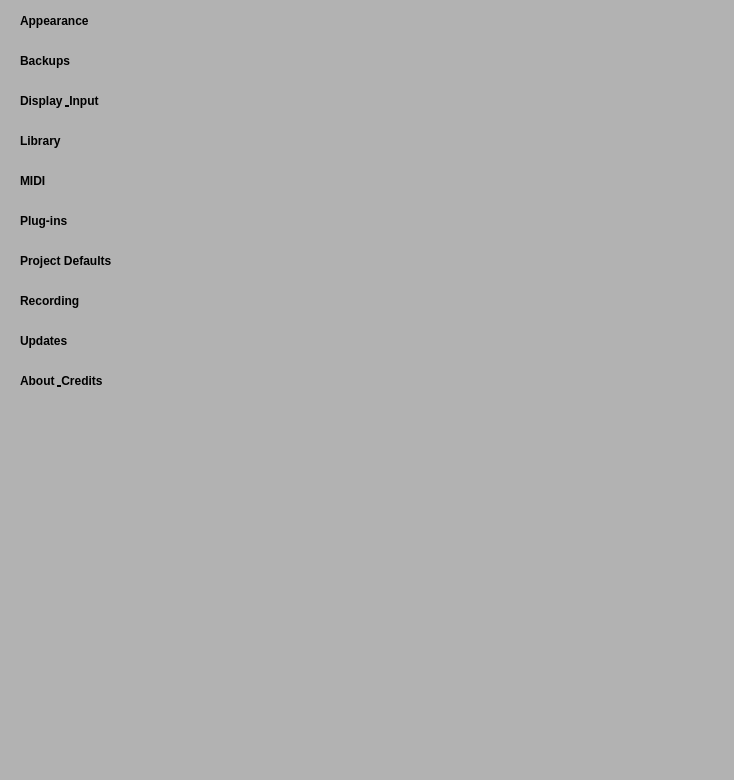
<?xml version="1.0" encoding="UTF-8"?>
<ui version="4.0">
 <class>Preferences</class>
 <widget class="QDialog" name="Preferences">
  <property name="geometry">
   <rect>
    <x>0</x>
    <y>0</y>
    <width>734</width>
    <height>780</height>
   </rect>
  </property>
  <property name="windowTitle">
   <string>Dialog</string>
  </property>
  <property name="styleSheet">
   <string notr="true">background-color: #B2B2B2;
</string>
  </property>
  <widget class="QPushButton" name="AppearanceButton">
   <property name="geometry">
    <rect>
     <x>0</x>
     <y>0</y>
     <width>251</width>
     <height>41</height>
    </rect>
   </property>
   <property name="styleSheet">
    <string notr="true">QPushButton {
    background-color: #B2B2B2;
    border: none;
    text-align: left;
    padding-left: 20px; /* Adjust offset as needed */
    font-family: &quot;Josefin&quot;; /* Custom font name */
	font-weight: 600;
}

QPushButton:hover {
    background-color: #CFCFCF;
}

QPushButton:pressed {
    background-color: #CFCFCF;
}
</string>
   </property>
   <property name="text">
    <string>Appearance</string>
   </property>
  </widget>
  <widget class="QPushButton" name="BackupsButton">
   <property name="geometry">
    <rect>
     <x>0</x>
     <y>40</y>
     <width>251</width>
     <height>41</height>
    </rect>
   </property>
   <property name="styleSheet">
    <string notr="true">QPushButton {
    background-color: #B2B2B2;
    border: none;
    text-align: left;
    padding-left: 20px; /* Adjust offset as needed */
    font-family: &quot;Josefin&quot;; /* Custom font name */
	font-weight: 600;
}

QPushButton:hover {
    background-color: #CFCFCF;
}

QPushButton:pressed {
    background-color: #CFCFCF;
}
</string>
   </property>
   <property name="text">
    <string>Backups</string>
   </property>
  </widget>
  <widget class="QPushButton" name="DisplayButton">
   <property name="geometry">
    <rect>
     <x>0</x>
     <y>80</y>
     <width>251</width>
     <height>41</height>
    </rect>
   </property>
   <property name="styleSheet">
    <string notr="true">QPushButton {
    background-color: #B2B2B2;
    border: none;
    text-align: left;
    padding-left: 20px; /* Adjust offset as needed */
    font-family: &quot;Josefin&quot;; /* Custom font name */
	font-weight: 600;
}

QPushButton:hover {
    background-color: #CFCFCF;
}

QPushButton:pressed {
    background-color: #CFCFCF;
}
</string>
   </property>
   <property name="text">
    <string>Display &amp; Input</string>
   </property>
  </widget>
  <widget class="QPushButton" name="LibraryButton">
   <property name="geometry">
    <rect>
     <x>0</x>
     <y>120</y>
     <width>251</width>
     <height>41</height>
    </rect>
   </property>
   <property name="styleSheet">
    <string notr="true">QPushButton {
    background-color: #B2B2B2;
    border: none;
    text-align: left;
    padding-left: 20px; /* Adjust offset as needed */
    font-family: &quot;Josefin&quot;; /* Custom font name */
	font-weight: 600;
}

QPushButton:hover {
    background-color: #CFCFCF;
}

QPushButton:pressed {
    background-color: #CFCFCF;
}
</string>
   </property>
   <property name="text">
    <string>Library</string>
   </property>
  </widget>
  <widget class="QPushButton" name="MIDIButton">
   <property name="geometry">
    <rect>
     <x>0</x>
     <y>160</y>
     <width>251</width>
     <height>41</height>
    </rect>
   </property>
   <property name="styleSheet">
    <string notr="true">QPushButton {
    background-color: #B2B2B2;
    border: none;
    text-align: left;
    padding-left: 20px; /* Adjust offset as needed */
    font-family: &quot;Josefin&quot;; /* Custom font name */
	font-weight: 600;
}

QPushButton:hover {
    background-color: #CFCFCF;
}

QPushButton:pressed {
    background-color: #CFCFCF;
}
</string>
   </property>
   <property name="text">
    <string>MIDI</string>
   </property>
  </widget>
  <widget class="QPushButton" name="PluginsButton">
   <property name="geometry">
    <rect>
     <x>0</x>
     <y>200</y>
     <width>251</width>
     <height>41</height>
    </rect>
   </property>
   <property name="styleSheet">
    <string notr="true">QPushButton {
    background-color: #B2B2B2;
    border: none;
    text-align: left;
    padding-left: 20px; /* Adjust offset as needed */
    font-family: &quot;Josefin&quot;; /* Custom font name */
	font-weight: 600;
}

QPushButton:hover {
    background-color: #CFCFCF;
}

QPushButton:pressed {
    background-color: #CFCFCF;
}
</string>
   </property>
   <property name="text">
    <string>Plug-ins</string>
   </property>
  </widget>
  <widget class="QPushButton" name="DefaultsButton">
   <property name="geometry">
    <rect>
     <x>0</x>
     <y>240</y>
     <width>251</width>
     <height>41</height>
    </rect>
   </property>
   <property name="styleSheet">
    <string notr="true">QPushButton {
    background-color: #B2B2B2;
    border: none;
    text-align: left;
    padding-left: 20px; /* Adjust offset as needed */
    font-family: &quot;Josefin&quot;; /* Custom font name */
	font-weight: 600;
}

QPushButton:hover {
    background-color: #CFCFCF;
}

QPushButton:pressed {
    background-color: #CFCFCF;
}
</string>
   </property>
   <property name="text">
    <string>Project Defaults</string>
   </property>
  </widget>
  <widget class="QPushButton" name="RecordingButton">
   <property name="geometry">
    <rect>
     <x>0</x>
     <y>280</y>
     <width>251</width>
     <height>41</height>
    </rect>
   </property>
   <property name="styleSheet">
    <string notr="true">QPushButton {
    background-color: #B2B2B2;
    border: none;
    text-align: left;
    padding-left: 20px; /* Adjust offset as needed */
    font-family: &quot;Josefin&quot;; /* Custom font name */
	font-weight: 600;
}

QPushButton:hover {
    background-color: #CFCFCF;
}

QPushButton:pressed {
    background-color: #CFCFCF;
}
</string>
   </property>
   <property name="text">
    <string>Recording</string>
   </property>
  </widget>
  <widget class="QPushButton" name="UpdatesButton">
   <property name="geometry">
    <rect>
     <x>0</x>
     <y>320</y>
     <width>251</width>
     <height>41</height>
    </rect>
   </property>
   <property name="styleSheet">
    <string notr="true">QPushButton {
    background-color: #B2B2B2;
    border: none;
    text-align: left;
    padding-left: 20px; /* Adjust offset as needed */
    font-family: &quot;Josefin&quot;; /* Custom font name */
	font-weight: 600;
}

QPushButton:hover {
    background-color: #CFCFCF;
}

QPushButton:pressed {
    background-color: #CFCFCF;
}
</string>
   </property>
   <property name="text">
    <string>Updates</string>
   </property>
  </widget>
  <widget class="QPushButton" name="AboutButton">
   <property name="geometry">
    <rect>
     <x>0</x>
     <y>360</y>
     <width>251</width>
     <height>41</height>
    </rect>
   </property>
   <property name="styleSheet">
    <string notr="true">QPushButton {
    background-color: #B2B2B2;
    border: none;
    text-align: left;
    padding-left: 20px; /* Adjust offset as needed */
    font-family: &quot;Josefin&quot;; /* Custom font name */
	font-weight: 600;
}

QPushButton:hover {
    background-color: #CFCFCF;
}

QPushButton:pressed {
    background-color: #CFCFCF;
}
</string>
   </property>
   <property name="text">
    <string>About &amp; Credits</string>
   </property>
  </widget>
 </widget>
 <resources/>
 <connections/>
</ui>
